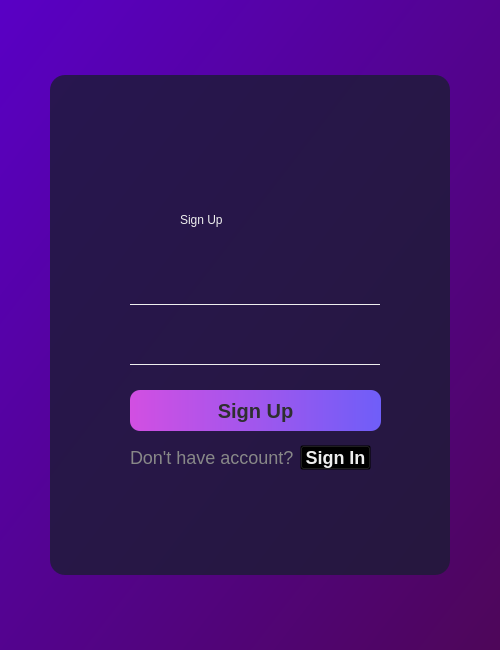
<?xml version="1.0" encoding="UTF-8"?>
<ui version="4.0">
 <class>Authorization</class>
 <widget class="QWidget" name="Authorization">
  <property name="geometry">
   <rect>
    <x>0</x>
    <y>0</y>
    <width>500</width>
    <height>650</height>
   </rect>
  </property>
  <property name="windowTitle">
   <string>Authorization</string>
  </property>
  <property name="styleSheet">
   <string notr="true">QWidget#Authorization {
	background-color: qlineargradient(spread:pad, x1:0, y1:0, x2:1, y2:1, stop:0 rgba(89, 0, 197, 255), stop:1 rgba(78, 6, 89, 255));
}</string>
  </property>
  <widget class="QWidget" name="widget" native="true">
   <property name="geometry">
    <rect>
     <x>50</x>
     <y>75</y>
     <width>400</width>
     <height>500</height>
    </rect>
   </property>
   <property name="styleSheet">
    <string notr="true">QWidget {
	background-color: rgba(27, 28, 52, 0.8);
	color: #eee;
	font: 32pt &quot;Corbel&quot;;
}

QWidget#widget {
	border-radius:15px;
}

QLabel#label {
	qproperty-alignment: AlignCenter;
	background-color:none;
	color: #eee;
}

QLabel#change_text {
	color: rgb(136, 136, 136);
	background-color:none;
	font-size: 18px;
	qproperty-alignment: AlignCenter;
}

QPushButton#change {
	font:18px;
	font-weight: bold;
	color: #eee;
	qproperty-alignment: AlignLeft;	
	background-color: rgba(0,0,0,0);
}

QPushButton#change:hover {
	color:rgb(134, 134, 134);
}

QPushButton#change:pressed {
	color: #eee;
}


QPushButton#sign {
	border-radius: 10px;
	font:20px;
	font-weight: bold;
	color: rgb(46, 47, 48);
	qproperty-alignment: AlignCenter;	
	background-color: qlineargradient(spread:pad, x1:0, y1:0, x2:1, y2:0, stop:0 rgba(210, 79, 226, 255), stop:1 rgba(111, 94, 248, 255));
}

QPushButton#sign:hover {
	background-color:  qlineargradient(spread:pad, x1:0, y1:0, x2:1, y2:0, stop:0 rgba(143, 54, 155, 255), stop:1 rgba(68, 59, 154, 255));
}
QPushButton#sign:pressed {
background-color: qlineargradient(spread:pad, x1:0, y1:0, x2:1, y2:0, stop:0 rgba(210, 79, 226, 255), stop:1 rgba(111, 94, 248, 255));
}

QToolButton {
	border: none;
	background-color:none;
	image: url(:/image/hide);
}

QToolButton:hover {
	image: url(:/image/hideHover);
}

QToolButton:pressed {
	image: url(:/image/hide);
}

QLineEdit  {
	font-size: 20px;
	padding: 5px;
	border-radius: 5px;
}
QWidget#password_widget {
	background-color: none;
	border-bottom: 1px solid #eee;
}
QWidget#login_widget {
	background-color:none;
	border-bottom: 1px solid #eee;
}</string>
   </property>
   <widget class="QLabel" name="label">
    <property name="geometry">
     <rect>
      <x>130</x>
      <y>120</y>
      <width>150</width>
      <height>50</height>
     </rect>
    </property>
    <property name="styleSheet">
     <string notr="true"/>
    </property>
    <property name="text">
     <string>Sign Up</string>
    </property>
   </widget>
   <widget class="QPushButton" name="sign">
    <property name="geometry">
     <rect>
      <x>80</x>
      <y>315</y>
      <width>251</width>
      <height>41</height>
     </rect>
    </property>
    <property name="text">
     <string>Sign Up</string>
    </property>
   </widget>
   <widget class="QWidget" name="login_widget" native="true">
    <property name="geometry">
     <rect>
      <x>80</x>
      <y>190</y>
      <width>250</width>
      <height>40</height>
     </rect>
    </property>
    <widget class="QLineEdit" name="login_input">
     <property name="geometry">
      <rect>
       <x>38</x>
       <y>1</y>
       <width>211</width>
       <height>38</height>
      </rect>
     </property>
     <property name="styleSheet">
      <string notr="true">background-color:rgba(0,0,0,0);</string>
     </property>
     <property name="text">
      <string/>
     </property>
    </widget>
    <widget class="QLabel" name="login_icon">
     <property name="geometry">
      <rect>
       <x>5</x>
       <y>5</y>
       <width>30</width>
       <height>30</height>
      </rect>
     </property>
     <property name="styleSheet">
      <string notr="true">image: url(:/image/profile);
padding-right: 3px;
background-color:none;</string>
     </property>
     <property name="text">
      <string/>
     </property>
    </widget>
   </widget>
   <widget class="QWidget" name="password_widget" native="true">
    <property name="geometry">
     <rect>
      <x>80</x>
      <y>250</y>
      <width>250</width>
      <height>40</height>
     </rect>
    </property>
    <property name="styleSheet">
     <string notr="true">background-color:none;</string>
    </property>
    <widget class="QLineEdit" name="password_input">
     <property name="geometry">
      <rect>
       <x>40</x>
       <y>1</y>
       <width>170</width>
       <height>38</height>
      </rect>
     </property>
     <property name="styleSheet">
      <string notr="true">background-color:rgba(0,0,0,0);</string>
     </property>
     <property name="text">
      <string/>
     </property>
     <property name="echoMode">
      <enum>QLineEdit::Password</enum>
     </property>
     <property name="dragEnabled">
      <bool>false</bool>
     </property>
    </widget>
    <widget class="QToolButton" name="hide">
     <property name="enabled">
      <bool>true</bool>
     </property>
     <property name="geometry">
      <rect>
       <x>215</x>
       <y>5</y>
       <width>30</width>
       <height>30</height>
      </rect>
     </property>
     <property name="text">
      <string/>
     </property>
    </widget>
    <widget class="QLabel" name="password_icon">
     <property name="geometry">
      <rect>
       <x>5</x>
       <y>5</y>
       <width>30</width>
       <height>30</height>
      </rect>
     </property>
     <property name="styleSheet">
      <string notr="true">image: url(:/image/password);
padding-right: 3px;
background-color:none;</string>
     </property>
     <property name="text">
      <string/>
     </property>
    </widget>
   </widget>
   <widget class="QLabel" name="change_text">
    <property name="geometry">
     <rect>
      <x>80</x>
      <y>370</y>
      <width>170</width>
      <height>25</height>
     </rect>
    </property>
    <property name="styleSheet">
     <string notr="true"/>
    </property>
    <property name="text">
     <string>Don't have account?</string>
    </property>
   </widget>
   <widget class="QPushButton" name="change">
    <property name="geometry">
     <rect>
      <x>250</x>
      <y>370</y>
      <width>71</width>
      <height>25</height>
     </rect>
    </property>
    <property name="styleSheet">
     <string notr="true"/>
    </property>
    <property name="text">
     <string>Sign In</string>
    </property>
   </widget>
  </widget>
 </widget>
 <resources/>
 <connections/>
</ui>
